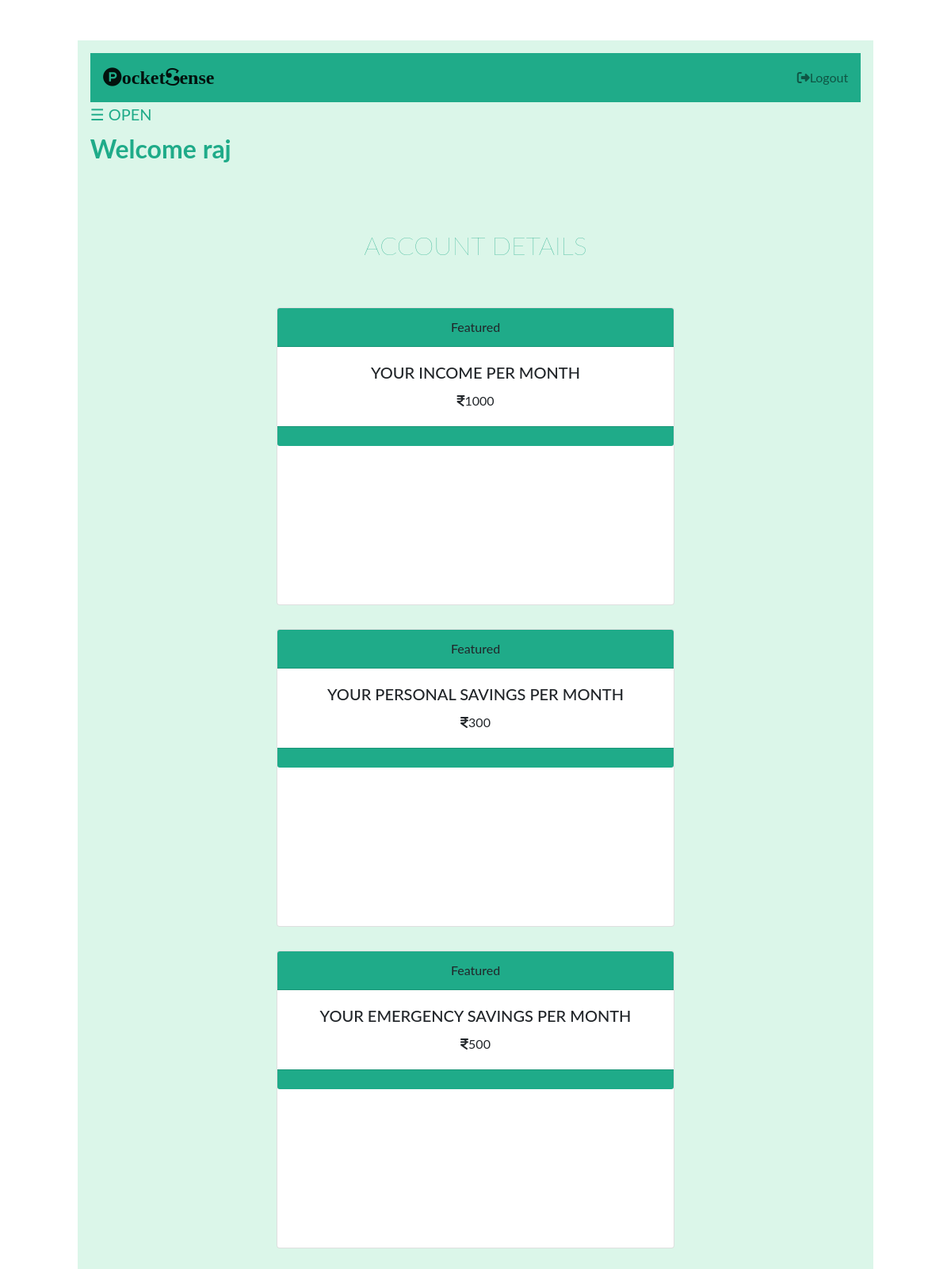
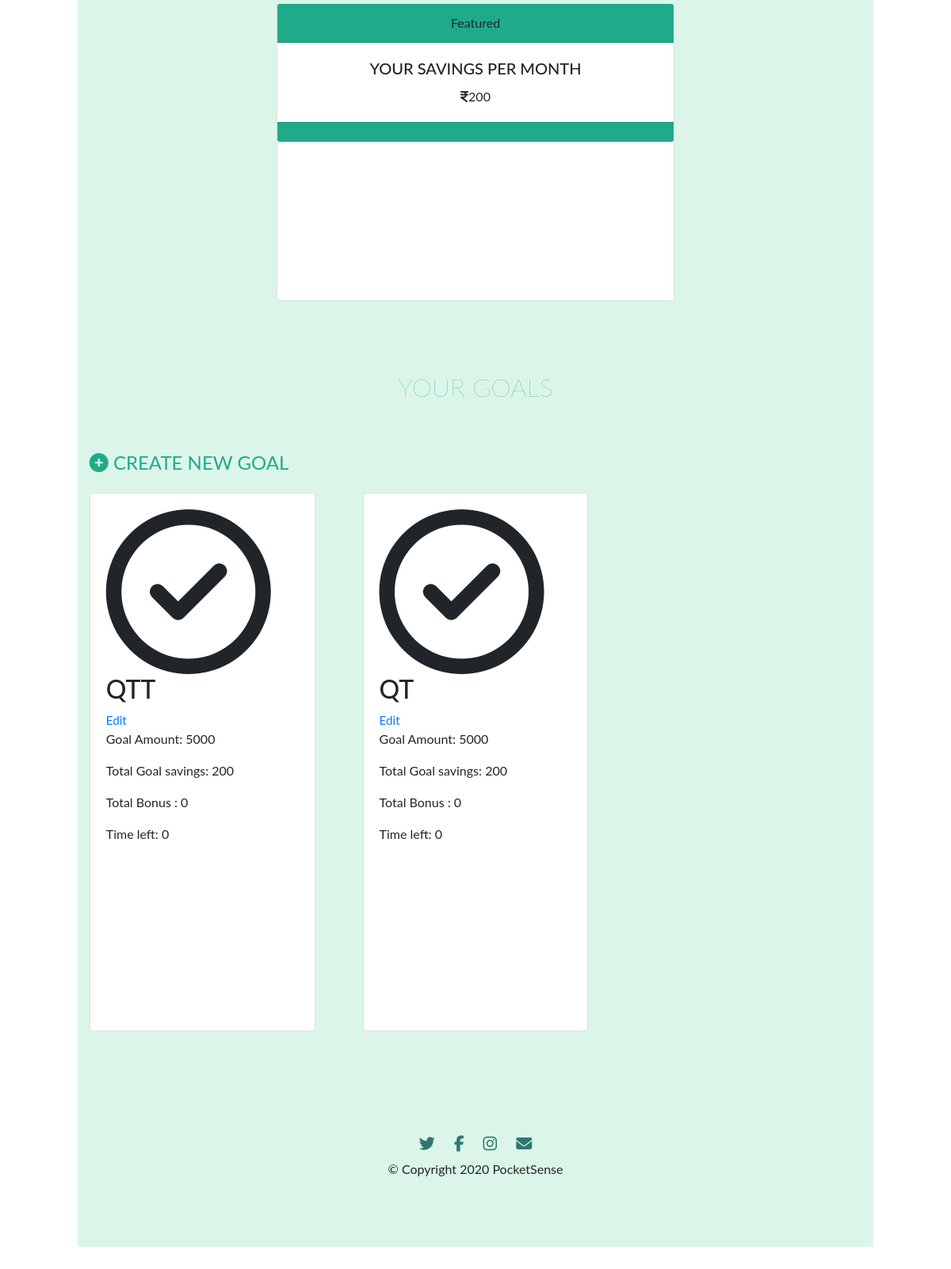
The app's page /goal/account (signed in) with its own data (2 pictures, top to bottom).
### tables this page shows
CREATE TABLE child(
	child_id INTEGER PRIMARY KEY AUTOINCREMENT,
	child_username TEXT UNIQUE NOT NULL,
	parent_email TEXT UNIQUE NOT NULL,
	child_password TEXT NOT NULL
);

CREATE TABLE goal(
	goal_id INTEGER PRIMARY KEY AUTOINCREMENT,
	author_id INTEGER ,
	task_author INTEGER,

	goal_name TEXT UNIQUE ,
	income_amt INTEGER ,
	goal_amt INTEGER ,
	goal_saving INTEGER,

	fix_saving_amt INTEGER,
	saving_amt INTEGER ,
	emergency_amt INTEGER ,
	
	bonus INTEGER ,
    time_left INTEGER ,
	personal_amt INTEGER ,
	counter INTEGER,

	created TIMESTAMP DEFAULT CURRENT_TIMESTAMP,


	task_name  TEXT,

	task_amt INTEGER,
	task_count INTEGER,
	
	FOREIGN KEY (author_id) REFERENCES child (child_id),
	
	FOREIGN KEY (task_author) REFERENCES parent (parent_id)

);

### fin/goal.py (the view, shortened to what this page needs)
@bp.route('/account' ,  methods = ('GET' , 'POST'))
@child_login_required
def account():
    db = get_db()
    goals = db.execute(
            'SELECT go.goal_id , income_amt , goal_amt , saving_amt , emergency_amt , author_id , goal_name , child_username , time_left ,personal_amt, created , bonus , counter , goal_saving  , fix_saving_amt'
            ' FROM goal go JOIN child c ON go.author_id = c.child_id'
            ' ORDER BY created DESC'
            ).fetchall()
    from datetime import datetime
    counter =0
    for x in goals:
        counter += 1
    for i in range(0 , counter):
        created_time = goals[i]['created']
        today = datetime.today()
        goal_saving = goals[i]['goal_saving']
        fix_saving_amt = goals[i]['fix_saving_amt']
        created_month = int(created_time.strftime('%m'))
        created_date = int(created_time.strftime('%d'))
        tracker = goals[i]['counter']
        tracker += created_month
        curr_month = int(today.strftime('%m'))
        curr_date = int(today.strftime('%d'))
        if(tracker != 12):
            if (created_date == curr_date and tracker + 1  == curr_month):
                saving_amt = goals[i]['saving_amt']
                goal_saving += fix_saving_amt
                saving_amt += saving_amt
                tracker += 1
                db.execute(
                    'UPDATE goal SET saving_amt = ? ,counter = ?, goal_saving= ? '
                    ' WHERE created = ?',
                    (saving_amt , tracker,goal_saving, created_time)
                    )
                db.commit()
    return render_template('goal/account.html' , goals=goals)

### fin/auth.py (called while the page is built)
@bp.before_app_request
def load_logged_in_parent():
    parent_id = session.get('parent_id')
    if parent_id is None:
        g.parent = None
    else:
        g.parent = get_db().execute(
            'SELECT * FROM parent WHERE parent_id = ?', (parent_id,)
        ).fetchone()

@bp.before_app_request
def load_logged_in_child():
    child_id = session.get('child_id')
    if child_id is None:
        g.child = None
    else:
        g.child = get_db().execute(
            'SELECT * FROM child WHERE child_id = ?', (child_id,)
        ).fetchone()

def child_login_required(view):
    @functools.wraps(view)
    def wrapped_view(**kwargs):
        if g.child is None:
            return redirect(url_for('auth.child_login'))
        return view(**kwargs)
    return wrapped_view

### fin/db.py (called while the page is built)
def get_db():
	if 'db' not in g:
		g.db = sqlite3.connect( current_app.config['DATABASE'] , detect_types=sqlite3.PARSE_DECLTYPES)
		g.db.row_factory = sqlite3.Row
	return g.db

### fin/templates/goal/account.html (shortened to what this page needs)
<!DOCTYPE html>
<html>
<head>
  <link rel="stylesheet" href="https://stackpath.bootstrapcdn.com/bootstrap/4.5.0/css/bootstrap.min.css">
<link rel="stylesheet" href="{{ url_for('static', filename='account.css') }}">
</head>
<body>
  <section id="main">
  <div class="container-fluid">
    <section id="first">
      <div id="main">
        <nav class="navbar navbar-light" style="background-color: #1fab89;">
          <a class="navbar-brand" href=""><i class="fa fa-product-hunt" aria-hidden="true"></i>ocket<i class="fa fa-scribd" aria-hidden="true"></i>ense</a>
          <ul class="navbar-nav ml-auto">
            <li class="nav-item">
              {% if g.child %}
              <a class="nav-link" href="{{ url_for('auth.child_logout') }}"><i class="fa fa-sign-out" aria-hidden="true"></i>Logout</a>
              {% endif %}
            </li>
          </ul>
        </nav>
        <span class="op" style="font-size:20px;cursor:pointer" onclick="openNav()">&#9776; OPEN</span>
         {% if g.child %}
        <h2 class="title">Welcome {{ g.child['child_username'] }}</h2>
        {% endif %}
      </div>
    </section>
    <section id='second'>
      <h2 class="title_goal">ACCOUNT DETAILS</h2>
      <div class="card w-50 text-center">
        <div class="card-header">
          Featured
        </div>
        <div class="card-body" style="align:center;">
          <h5 class="card-title">YOUR INCOME PER MONTH </h5>
          <p class="card-text"><i class="fa fa-inr" aria-hidden="true"></i>{{ goals[0]['income_amt'] }}</p>
        </div>
        <div class="card-footer text-muted">
        </div>
      </div>
      <div class="card w-50 text-center">
        <div class="card-header">
          Featured
        </div>
        <div class="card-body" style="align:center;">
          <h5 class="card-title">YOUR PERSONAL SAVINGS PER MONTH</h5>
          <p class="card-text"><i class="fa fa-inr" aria-hidden="true"></i>{{ goals[0]['personal_amt'] }}</p>
        </div>
        <div class="card-footer text-muted">
        </div>
      </div>
      <div class="card w-50 text-center">
        <div class="card-header">
          Featured
        </div>
        <div class="card-body" style="align:center;">
          <h5 class="card-title">YOUR EMERGENCY SAVINGS PER MONTH</h5>
          <p class="card-text"><i class="fa fa-inr" aria-hidden="true"></i>{{ goals[0]['emergency_amt'] }}</p>
        </div>
        <div class="card-footer text-muted">
        </div>
      </div>
      <div class="card w-50 text-center">
        <div class="card-header">
          Featured
        </div>
        <div class="card-body" style="align:center;">
          <h5 class="card-title">YOUR SAVINGS PER MONTH</h5>
          <p class="card-text"><i class="fa fa-inr" aria-hidden="true"></i>{{ goals[0]['fix_saving_amt'] }}</p>
        </div>
        <div class="card-footer text-muted">
        </div>
      </div>
    </section>
    <section id="third">
      <h2 class="title_goal">YOUR GOALS</h2>
      {% if g.child %}
      <a class="add1" href="{{ url_for('goal.create') }}"><i class="fa fa-plus-circle" aria-hidden="true"></i> CREATE NEW GOAL</a>
      {% endif %}
      <div class="card-deck row">
          {% for goal in goals %}
          {% if g.child['child_id'] == goal['author_id'] %}
        <div class="pricing-column col-lg-4 col-md-6">
          <div class="card">
            <div class="card-body">
                <i class="fa fa-ch fa-check-circle-o" aria-hidden="true"></i>
                <h2>{{ goal['goal_name'] }}</h2>
                 <a style = font-size:95%; color: #1fab89 ;class="action" href="{{ url_for('goal.update', goal_id=goal['goal_id']) }}">Edit</a>
                <p class="price-p">Goal Amount: {{ goal['goal_amt'] }}</p>
                <p class="price-p">Total Goal savings: {{ goal['goal_saving'] }}</p>
                <p class="price-p">Total Bonus : {{ goal['bonus'] }}</p>
                <p class="price-p">Time left: {{ goal['time_left'] }}</p>
            </div>
          </div>
        </div>
         {% endif %}
         {% endfor %}
      </div>
    </section>
    <footer id="footer">
      <a href="https://twitter.com/account/access"><i class="fa fa-twitter footer-ic fa-lg" aria-hidden="true"></i></a>
      <a href="https://twitter.com/account/access"><i class="fa fa-facebook footer-ic fa-lg " aria-hidden="true"></i></a>
      <a href="https://twitter.com/account/access"><i class="fa fa-instagram footer-ic fa-lg" aria-hidden="true"></i></a>
      <a href="https://twitter.com/account/access"><i class="fa fa-envelope footer-ic fa-lg" aria-hidden="true"></i></a>
      <p class="f-p">© Copyright 2020 PocketSense</p>
    </footer>
  </div>
</section>
</body>
</html>

### fin/static/account.css (style rules this page uses)
body { font-family: "Lato", sans-serif; transition: background-color .5s; }
.container-fluid { padding: 3% 7% 3%; }
.navbar-brand { font-family: "Ubuntu"; font-size: 1.5rem; font-weight: bold; color: #1fab89; }
.title { font-weight: bold; color:#1fab89; padding-top: 1%; }
.title_goal { font-weight: lighter; text-align: center; color:#1fab89; padding-top: 1%; padding-bottom: 50px; }
.op { color: #1fab89; padding-top: 3%; padding-bottom: 100%; }
.card { margin: 0 auto; float: none; margin-bottom: 30px; padding-bottom: 200px; }
.card-header { background-color: #1fab89; border-radius: 20% }
.card-footer { background-color: #1fab89; border-radius: 20% }
.fa-ch { text-align: center; margin: auto; font-size: 13em !important; }
.add1 { color: #1fab89; margin-left: 15px; margin-bottom: 20px; font-size: 1.5rem }
.card-deck { padding-top: 20px; }
#first { background-color: #dbf6e9; padding-bottom: 50px; }
#second { background-color: #dbf6e9; padding-bottom: 50px; margin: auto; }
#third { background-color: #dbf6e9; padding-bottom: 50px; margin: auto; }
#main { transition: margin-left .5s; padding: 16px; }
#footer { text-align: center; background-color: #dbf6e9; padding: 7% 15% }
.footer-ic { margin: 20px 10px; color: #307672; }

### records on screen
child: child.child_username "raj"
goal: income_amt "1000", personal_amt "300", emergency_amt "500", fix_saving_amt "200", goal_name "QTT", goal_amt "5000", goal_saving "200", bonus "0", time_left "0"
goal: goal_name "QT", goal_amt "5000", goal_saving "200", bonus "0", time_left "0"
